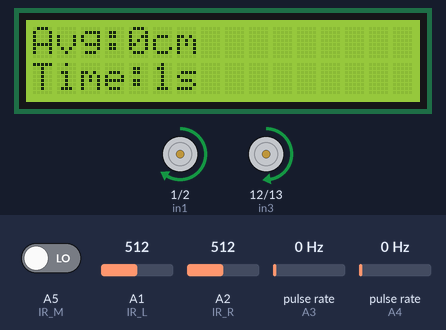
Bench run of a sketch on a simulated Arduino Uno, built with avr-gcc and run on an emulated ATmega328P. Shown: 16×2 character LCD, motor-driver pin pairs drawn as motors (green arrow = first pin HIGH = forward, orange = second pin HIGH = backward, longer = more drive, scaled by the enable pin). Wiring (inferred from the names in the program): 2 × pulse sensor: data A3 / data A4. Inputs (shaded band) come from the test bench; at power-on: A1 (IR_L) = 512, A2 (IR_R) = 512, pulse rate (sensors on A3, A4) 0 Hz, A5 (IR_M) LOW.

Above: at 2.2 s.
2.3 s: A1 (IR_L) set to 670
At 3.8 s:
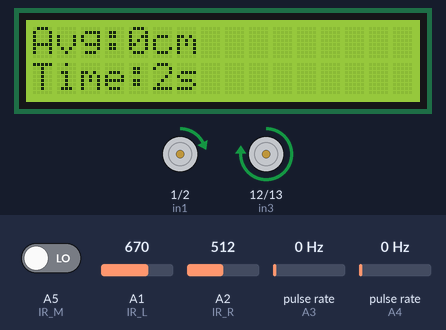
5.3 s: A2 (IR_R) set to 670
At 6.5 s:
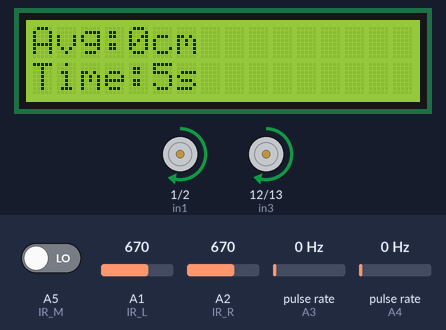
8.3 s: pulse rate (sensor on A3) set to 4 Hz
At 8.94 s:
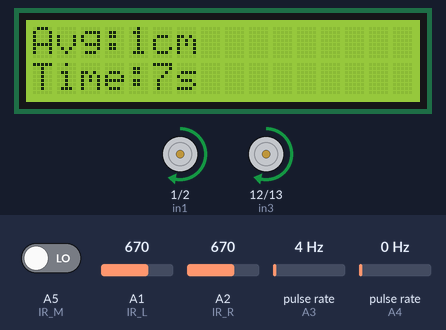
10.6 s: pulse rate (sensor on A4) set to 4 Hz
At 12.28 s:
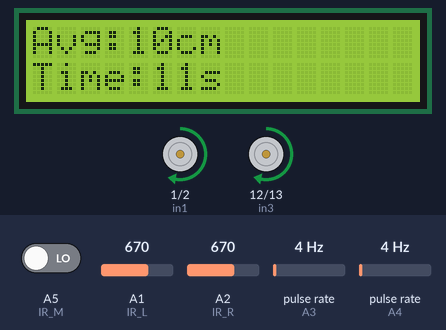
12.4 s: A1 (IR_L) set to 306
At 13.38 s:
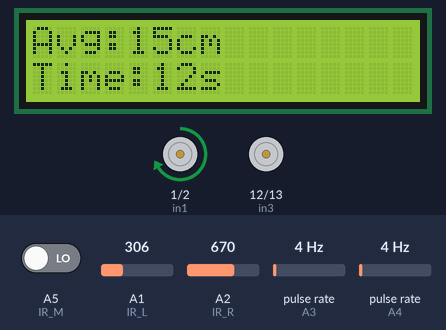
14.4 s: A5 (IR_M) driven HIGH
At 14.8 s:
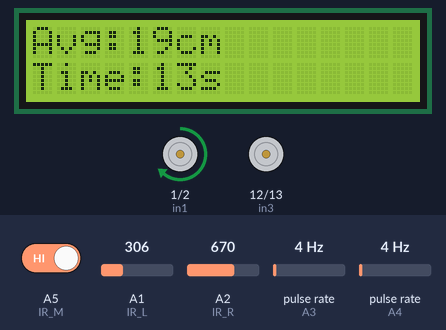
Timing chart, 0 to 18.4 s (numbered marks = the images above; inputs shaded):
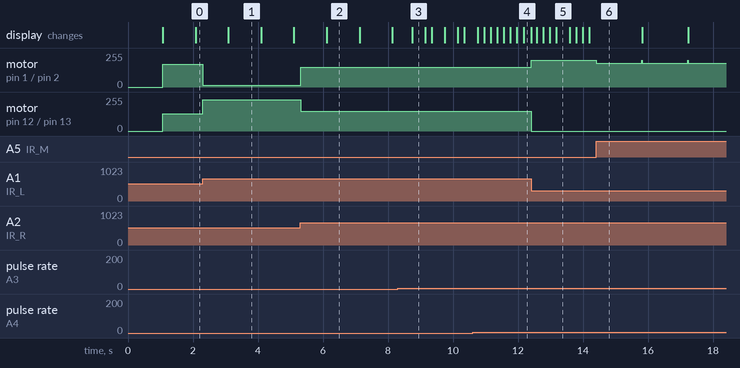

Measured:
- after the input at 2.3 s, motor on pin 1 (in1) / pin 2 (in2): forward 171/255 → forward 14/255 at once; motor on pin 12 (in3) / pin 13 (in4): forward 128/255 → forward 235/255 at once
- after the input at 5.3 s, motor on pin 1 (in1) / pin 2 (in2): forward 14/255 → forward 149/255 at once; motor on pin 12 (in3) / pin 13 (in4): forward 235/255 → forward 150/255 at once
- after the input at 12.4 s, motor on pin 1 (in1) / pin 2 (in2): forward 149/255 → forward 200/255 at once; motor on pin 12 (in3) / pin 13 (in4): forward 150/255 → stopped at once
- after the input at 14.4 s, motor on pin 1 (in1) / pin 2 (in2): forward 200/255 → forward 180/255 at once
- what the display in image 1 shows lasts 1.0 s, from 3.1 s to 4.1 s
- what the display in image 3 shows lasts 0.4 s, from 8.7 s to 9.1 s

The sketch:

pjw4.ino
```cpp
#include <LiquidCrystal.h>
#include <PinChangeInterrupt.h>

LiquidCrystal lcd(8,9,4,5,6,7);

// ====== IR ======
const int IR_L = A1;
const int IR_R = A2;
const int IR_M = A5;

// ====== Motors ======
int enA = 3;
int in1 = 1;
int in2 = 2;

int enB = 11;
int in3 = 12;
int in4 = 13;

// ====== IR threshold ======
int leftThreshold  = 400;
int rightThreshold = 400;

// ====== Encoder settings ======
const int ENC_L = A4;
const int ENC_R = A3;

volatile long pL = 0, pR = 0;
volatile unsigned long lastUsL = 0, lastUsR = 0;
const unsigned long MIN_EDGE_US = 300;

const float WHEEL_DIAMETER_M = 0.065f;
const int   PULSES_PER_REV   = 20;
const float DIST_PER_PULSE_M = 3.1415926f * WHEEL_DIAMETER_M / PULSES_PER_REV;

unsigned long startTime = 0;

// ====== PID VARIABLES ======
float Kp = 570;        // main control
float Ki = 0.001;         // optional
float Kd = 1.5;

float lastError = 0;
float integral = 0;

int rightbaseSpeed = 150;   // NORMAL speed
int leftbaseSpeed = 150;
int rightmaxSpeed = 235;    // limit
int leftmaxSpeed = 200;

// ====== IR Calibration ======
int L_min = 120, L_max = 660;//int L_min = 170, L_max = 660;
int R_min = 100, R_max = 640;//int R_min = 80, R_max = 525;

// ====== Encoder ISR ======
void onLeft(){
  unsigned long t = micros();
  if (digitalRead(ENC_L) == HIGH && (t - lastUsL > MIN_EDGE_US)) {
    pL++;
    lastUsL = t;
  }
}

void onRight(){
  unsigned long t = micros();
  if (digitalRead(ENC_R) == HIGH && (t - lastUsR > MIN_EDGE_US)) {
    pR++;
    lastUsR = t;
  }
}

void setup() {
  lcd.begin(16, 2);
  lcd.print("Line + Dist+Time");
  delay(1000);
  lcd.clear();

  startTime = millis();

  pinMode(IR_L, INPUT);
  pinMode(IR_R, INPUT);
  pinMode(IR_M, INPUT);

  pinMode(enA, OUTPUT);
  pinMode(enB, OUTPUT);
  pinMode(in1, OUTPUT);
  pinMode(in2, OUTPUT);
  pinMode(in3, OUTPUT);
  pinMode(in4, OUTPUT);

  pinMode(ENC_L, INPUT_PULLUP);
  pinMode(ENC_R, INPUT_PULLUP);

  attachPCINT(digitalPinToPCINT(ENC_L), onLeft, CHANGE);
  attachPCINT(digitalPinToPCINT(ENC_R), onRight, CHANGE);
}

void loop() {

  // ============ LCD display =============
  static unsigned long lastLCD = 0;
  if (millis() - lastLCD > 200) {
    lastLCD = millis();

    long cL = pL;
    long cR = pR;

    float dAvg = ((cL + cR) / 2.0) * DIST_PER_PULSE_M * 100.0;
    unsigned long elapsedSec = (millis() - startTime) / 1000;

    lcd.setCursor(0,0);
    lcd.print("Avg:");
    lcd.print((int)dAvg);
    lcd.print("cm   ");

    lcd.setCursor(0,1);
    lcd.print("Time:");
    lcd.print(elapsedSec);
    lcd.print("s    ");
  }

  // ============ Read sensors ============
  int vL = analogRead(IR_L);
  int vR = analogRead(IR_R);
  int vM = digitalRead(IR_M);

  // Junction detection (YOUR original logic preserved)
  if (vR < rightThreshold && vL < leftThreshold && vM == 1){
    stopMotors();
    while(1){};
  }
  else if (vR > rightThreshold && vL < leftThreshold && vM==1){
    findleftline(180);
  }
  else if (vR < rightThreshold && vL > leftThreshold && vM==1){
    findrightline(150);
  }

  // ============ PID LINE FOLLOWING ============
  float normL = (float)(vL - L_min) / (float)(L_max - L_min);
  float normR = (float)(vR - R_min) / (float)(R_max - R_min);

  normL = constrain(normL, 0, 1);
  normR = constrain(normR, 0, 1);

  float error = normL - normR;

  integral += error;
  float derivative = error - lastError;
  lastError = error;

  float correction = Kp * error + Ki * integral + Kd * derivative;

  int leftSpeed  = leftbaseSpeed - correction;
  int rightSpeed = rightbaseSpeed + correction;

  leftSpeed  = constrain(leftSpeed,  0, leftmaxSpeed);
  rightSpeed = constrain(rightSpeed, 0, rightmaxSpeed);

  setMotor(leftSpeed, rightSpeed);
  delay(10);
}


// ======================================
// MOTOR CONTROL USING SPEED VALUES
// ======================================
void setMotor(int leftSpd, int rightSpd) {
  // LEFT MOTOR
  analogWrite(enA, leftSpd);
  digitalWrite(in1, HIGH);
  digitalWrite(in2, LOW);

  // RIGHT MOTOR
  analogWrite(enB, rightSpd);
  digitalWrite(in3, HIGH);
  digitalWrite(in4, LOW);
}


// ========= Your existing functions =========
void findrightline(int speedVal) {
  analogWrite(enA, speedVal);
  analogWrite(enB, speedVal);
  digitalWrite(in1, LOW);
  digitalWrite(in2, LOW);
  digitalWrite(in3, HIGH);
  digitalWrite(in4, LOW);
  delay(1400);
}

void findleftline(int speedVal) {
  analogWrite(enA, speedVal);
  analogWrite(enB, speedVal);
  digitalWrite(in1, HIGH);
  digitalWrite(in2, LOW);
  digitalWrite(in3, LOW);
  digitalWrite(in4, LOW);
  delay(1400);
}

void stopMotors() {
  analogWrite(enA, 0);
  analogWrite(enB, 0);
  digitalWrite(in1, LOW);
  digitalWrite(in2, LOW);
  digitalWrite(in3, LOW);
  digitalWrite(in4, LOW);
}
```
